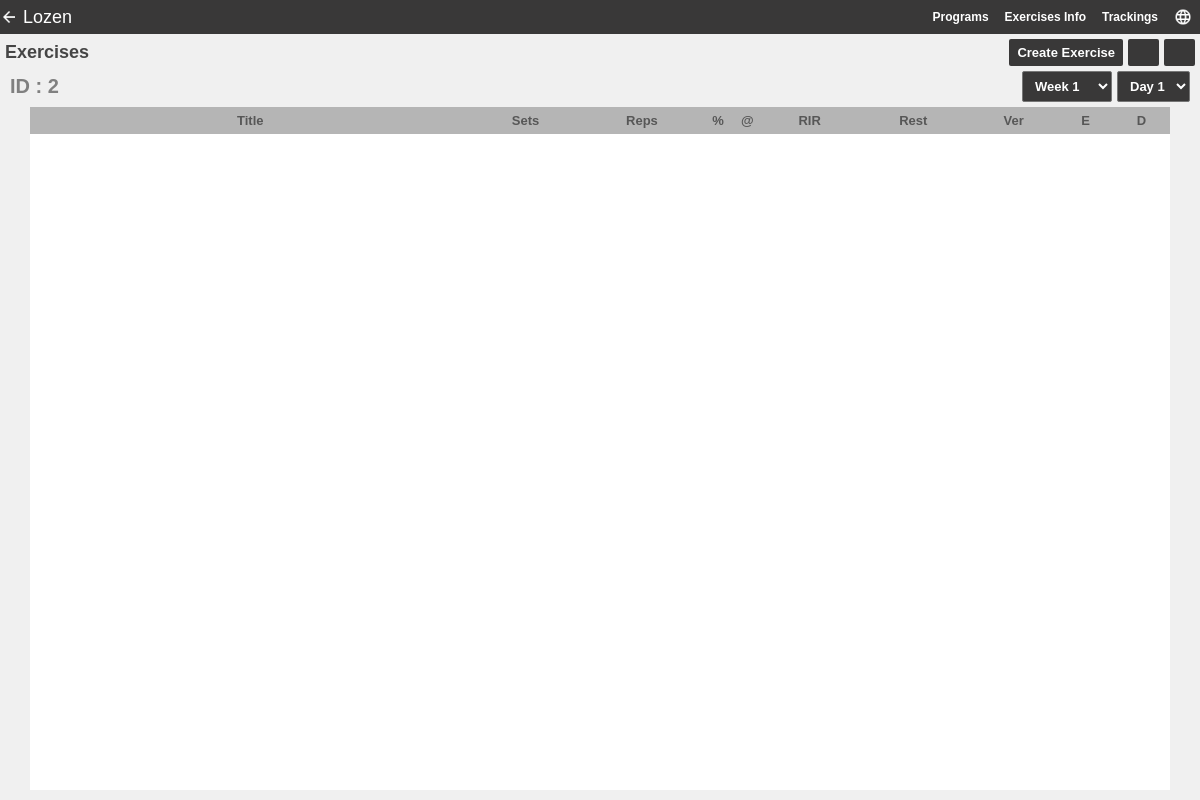
The app's page /exercises/list?program_id=2&week=1&day=1, older data.
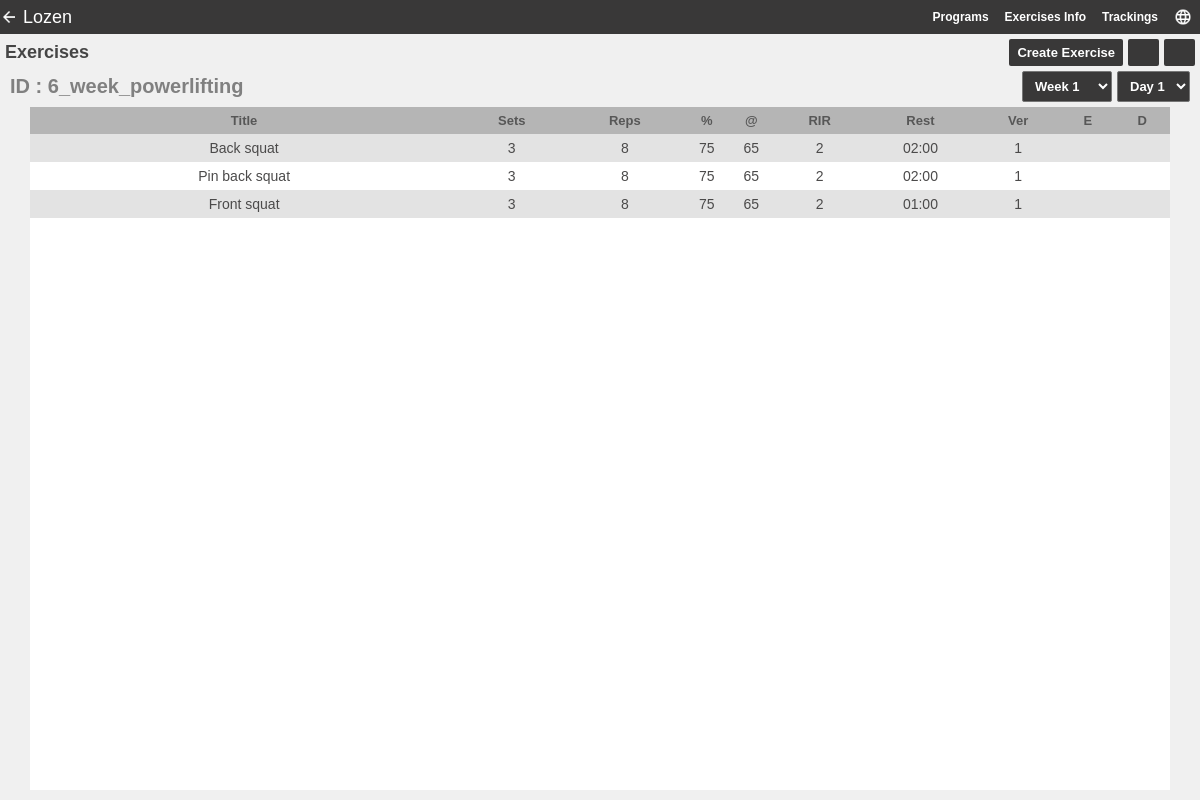
The same page, newer data.
### programs/models.py (models this page shows)
class Program(models.Model):
  training = models.ForeignKey(Training, on_delete=models.CASCADE)
  unique_id = models.CharField(max_length=32, unique=True, blank=False, null=False)
  version = models.PositiveSmallIntegerField()

### exercises/models.py (models this page shows, shortened)
class Exercise(models.Model):
  exercise_info = models.ForeignKey(ExerciseInfo, on_delete=models.CASCADE)
  program = models.ForeignKey(Program, on_delete=models.CASCADE, related_name='exercises')
  week = models.PositiveSmallIntegerField(choices=L_WEEKS, blank=False,null=False, default=1)
  day = models.PositiveSmallIntegerField(choices=L_DAYS, blank=False,null=False, default=1)
  idx = models.PositiveSmallIntegerField(blank=False, null=False)
  sets = models.PositiveSmallIntegerField(blank=False, null=False)
  reps = models.PositiveSmallIntegerField(blank=True, null=True)
  percent = models.PositiveSmallIntegerField(blank=True, null=True)
  power = models.PositiveSmallIntegerField(blank=True, null=True)
  rir = models.PositiveSmallIntegerField(blank=True, null=True)
  rest = models.PositiveSmallIntegerField(blank=True, default=0)
  version = models.PositiveSmallIntegerField()
  def rest_minutes(self):
    return self.rest // 60
  def rest_seconds(self):
    return self.rest % 60
  def rest_format(self):
    return f'{self.rest_minutes():02d}:{self.rest_seconds():02d}'
  class Meta:
    unique_together = ('program','week', 'day', 'idx', )
    ordering = ['week','day','idx']

### exercises_info/models.py (models this page shows, shortened)
class ExerciseInfo(models.Model):
  id = models.PositiveIntegerField(primary_key=True)
  title = models.CharField(max_length=32)
  description = models.TextField(blank=True, default='')
  version = models.PositiveSmallIntegerField(blank=False, null=False)
  def __str__(self):
    return self.title

### exercises/views.py (the view)
# urls.py: path(r'list?program_id=<int:program_id>&week=<int:week>&day=<int:day>',views.ExerciseListView.as_view(), name='list'),
class ExerciseListView(ListView):
    model = Exercise
    template_name = 'exercises/list.html'
    context_object_name = 'list_exercise'
    def get_queryset(self):
        queryset = super().get_queryset()
        program_id = self.kwargs['program_id']
        week = self.kwargs['week']
        day = self.kwargs['day']
        return queryset.filter(program_id=program_id, week=week, day=day)
    def get_context_data(self, **kwargs):
        context = super().get_context_data(**kwargs)
        context.update(self.kwargs)
        exercise_form_fields = ExerciseForm().fields
        week_widget = exercise_form_fields['week'].widget
        day_widget = exercise_form_fields['day'].widget
        week_widget.value = self.kwargs['week']
        day_widget.value = self.kwargs['day']
        program_id = self.kwargs['program_id']
        url_back = reverse_lazy('programs_translations:detail', kwargs=dict(language_id=1, program_id=program_id))
        program_unique_id = Program.objects.get(id=program_id).unique_id
        context.update(dict(
            current_version = Tracking.get_last_version(),
            program_unique_id=program_unique_id,
            week_widget=week_widget,
            day_widget=day_widget,
            url_back=url_back))
        return context

### trackings/models.py (called while the page is built)
  @classmethod
  def get_last_version(cls):
    if cls.objects.exists():
      tracking = cls.objects.latest('version')
      if tracking.state == False:
        return tracking.version
    return -1

### exercises/templates/exercises/list.html (shortened to what this page needs)
{% extends 'base.html' %}
{% load static %}
{% block btn_back %}
  <a class="icon ic-back" href="{{url_back}}"></a>
{% endblock %}
{% block links %}
  <link rel="stylesheet" href="{% static 'css/table.css' %}">
{% endblock %}
{% block content %}
  <header>
  <div class="header-title">Exercises</div>
  <div class="header-group">
    <a id="ic-add" class="btn-link" href="{% url 'exercises:create' program_id=program_id week=week day=day %}">Create Exercise</a>
    <a id="ic-add" class="icon-link" href="{% url 'exercises:upload' program_id=program_id %}"><i class="icon ic-upload"></i></a>
    <a id="ic-add" class="icon-link"  href="{% url 'api:download_exercises_csv' program_id=program_id %}"><i class="icon ic-download"></i></a>
  </div>
  </header>
  <div class="sub-header">
    <div class="sub-header-title">ID : {{program_unique_id}}</div>
    <div class="row">
      {% include 'select-widget.html' with id="week_selector" widget=week_widget %}
      {% include 'select-widget.html' with id="day_selector" widget=day_widget %}
    </div>
  </div>
  <div class="table-container">
    <table>
      <thead>
        <tr>
          <th style="min-width:150px">Title</th>
          <th med>Sets</th>
          <th med>Reps</th>
          <th min>%</th>
          <th min>@</th>
          <th med>RIR</th>
          <th>Rest</th>
          <th med>Ver</th>
          <th med>E</th>
          <th med>D</th>
        </tr>
      </thead>
      <tbody>
        {% for exercise in list_exercise %}
          <tr>
            <td>{{exercise.exercise_info}}</td>
            <td>{{exercise.sets|default:'-'}}</td>
            <td>{{exercise.reps|default:'-'}}</td>
            <td>{{exercise.percent|default:'-'}}</td>
            <td>{{exercise.power|default:'-'}}</td>
            <td>{{exercise.rir|default:'-'}}</td>
            <td>{{exercise.rest_format}}</td>
            <td>{{exercise.version}}</td>
            <td>
            </td>
            <td>
            </td>
          </tr>
        {% endfor %}
      </tbody>
    </table>
  </div>
{% endblock %}

Row changes from the older to the newer data that the page shows:
now on this page (row edited): Program: unique "6_week_powerlifting"
added Exercise: exercise_info "Back squat", sets "3", reps "8", percent "75", power "65", rir "2", rest_format "02:00", version "1"
added Exercise: exercise_info "Pin back squat", sets "3", reps "8", percent "75", power "65", rir "2", rest_format "02:00", version "1"
added Exercise: exercise_info "Front squat", sets "3", reps "8", percent "75", power "65", rir "2", rest_format "01:00", version "1"
Text that changed along with them:
{{ program_unique_id }}: "2" → (not shown)
